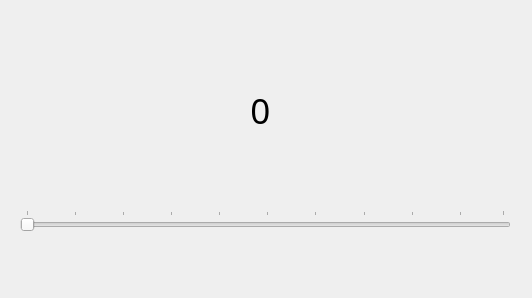
<?xml version="1.0" encoding="UTF-8"?>
<ui version="4.0">
 <class>Dialog</class>
 <widget class="QDialog" name="Dialog">
  <property name="geometry">
   <rect>
    <x>0</x>
    <y>0</y>
    <width>532</width>
    <height>298</height>
   </rect>
  </property>
  <property name="windowTitle">
   <string>Dialog</string>
  </property>
  <widget class="QSlider" name="horizontalSlider">
   <property name="geometry">
    <rect>
     <x>20</x>
     <y>210</y>
     <width>491</width>
     <height>22</height>
    </rect>
   </property>
   <property name="orientation">
    <enum>Qt::Horizontal</enum>
   </property>
   <property name="tickPosition">
    <enum>QSlider::TicksAbove</enum>
   </property>
   <property name="tickInterval">
    <number>10</number>
   </property>
  </widget>
  <widget class="QLabel" name="qty">
   <property name="geometry">
    <rect>
     <x>130</x>
     <y>70</y>
     <width>261</width>
     <height>81</height>
    </rect>
   </property>
   <property name="font">
    <font>
     <family>Sans Serif Collection</family>
     <pointsize>26</pointsize>
    </font>
   </property>
   <property name="text">
    <string>0</string>
   </property>
   <property name="alignment">
    <set>Qt::AlignCenter</set>
   </property>
  </widget>
 </widget>
 <resources/>
 <connections/>
</ui>
